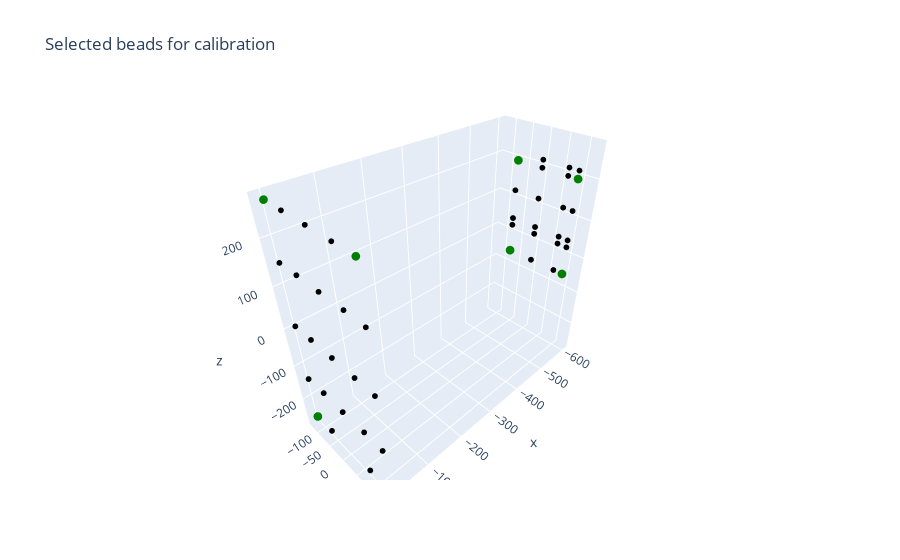
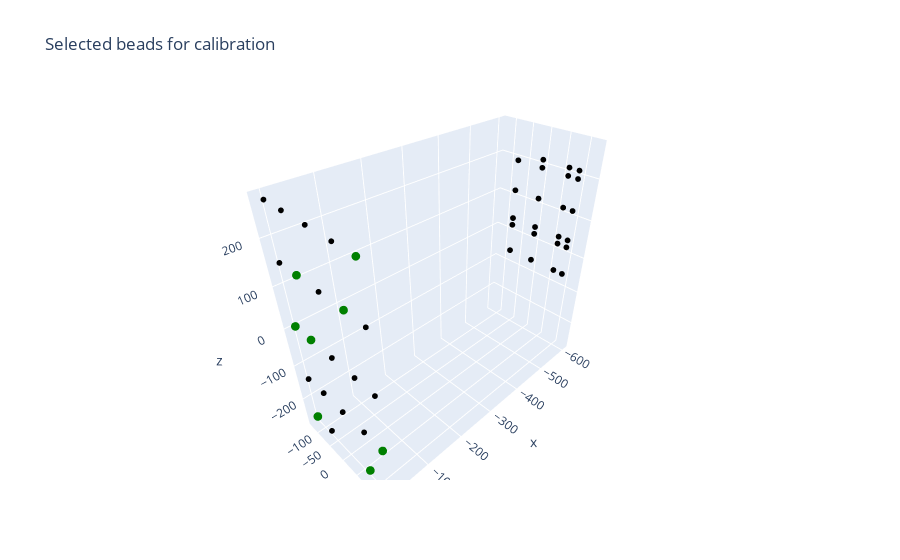
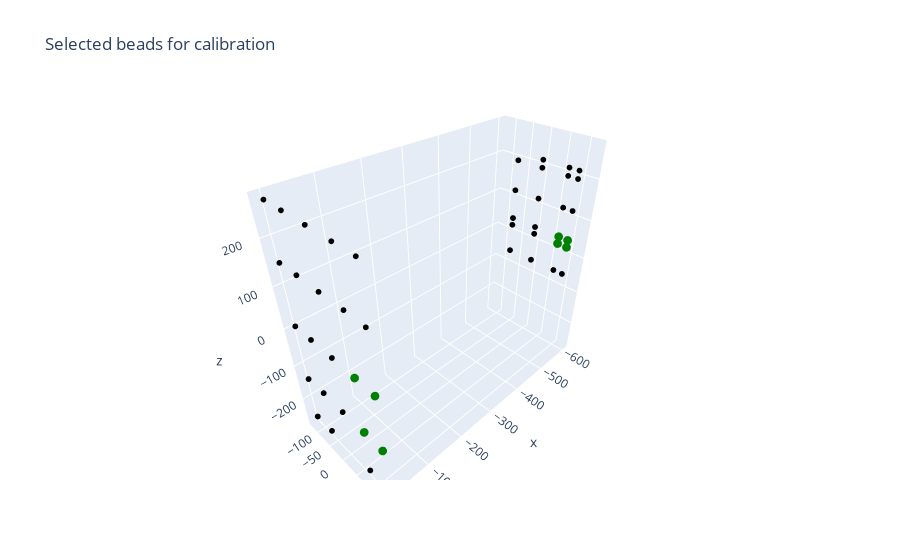
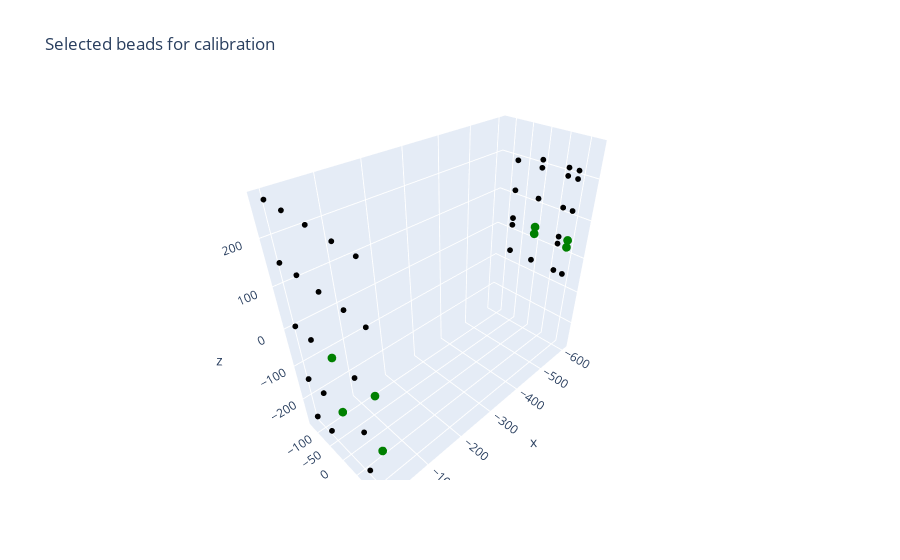

The notebook cell saved with these charts, in order:
### Markdown cell above
Here are 4 sets of 8 calibration beads. For each set, determine which one is which (same plate, small volume, medium volume, large volume) and plot calibration error curves.  
Don't hesitate to use the function `plot_selected_beads` from `spinetools.render`to vizualize the selected beads to sort out the subsets !

### Code cell
set_0 = ['A_1_6', 'A_4_6', 'A_1_2', 'A_4_2', 'B_1_5', 'B_5_5', 'B_1_1', 'B_5_1']
set_1 = ['B_1_1', 'B_2_2', 'B_4_2', 'B_5_3', 'B_1_4', 'B_2_5', 'B_4_3', 'B_5_5']
set_2 = ['A_1_4', 'A_2_4', 'A_1_5', 'A_2_5', 'B_1_3', 'B_2_3', 'B_1_4', 'B_2_4']
set_3 = ['A_1_4', 'A_3_4', 'A_1_5', 'A_3_5', 'B_1_3', 'B_3_3', 'B_1_4', 'B_3_4']

spinetools.render.plot_selected_beads(beads_data, set_0) # Large volume
spinetools.render.plot_selected_beads(beads_data, set_1) # Same plate
spinetools.render.plot_selected_beads(beads_data, set_2) # Small volume
spinetools.render.plot_selected_beads(beads_data, set_3) # Medium volume

large_volume, same_plate, small_volume, medium_volume = set_0, set_1, set_2, set_3

### Figure 1 — Plotly figure (JSON) as saved in the notebook; plotly's stock layout.template omitted (floating-point values rounded to 4 significant figures)
{"data": [{"marker": {"color": "black", "size": 2}, "mode": "markers", "name": "A_1_1", "showlegend": false, "type": "scatter3d", "x": [-602.6], "y": [95.54], "z": [213.6]}, {"marker": {"color": "green", "size": 3}, "mode": "markers", "name": "A_1_2", "showlegend": false, "type": "scatter3d", "x": [-602.7], "y": [95.4], "z": [194.4]}, {"marker": {"color": "black", "size": 2}, "mode": "markers", "name": "A_1_3", "showlegend": false, "type": "scatter3d", "x": [-602.7], "y": [95.11], "z": [117.7]}, {"marker": {"color": "black", "size": 2}, "mode": "markers", "name": "A_1_4", "showlegend": false, "type": "scatter3d", "x": [-603.0], "y": [94.82], "z": [40.95]}, {"marker": {"color": "black", "size": 2}, "mode": "markers", "name": "A_1_5", "showlegend": false, "type": "scatter3d", "x": [-603.1], "y": [94.73], "z": [21.71]}, {"marker": {"color": "green", "size": 3}, "mode": "markers", "name": "A_1_6", "showlegend": false, "type": "scatter3d", "x": [-603.3], "y": [94.47], "z": [-55.07]}, {"marker": {"color": "black", "size": 2}, "mode": "markers", "name": "A_2_1", "showlegend": false, "type": "scatter3d", "x": [-602.6], "y": [70.18], "z": [213.7]}, {"marker": {"color": "black", "size": 2}, "mode": "markers", "name": "A_2_2", "showlegend": false, "type": "scatter3d", "x": [-602.9], "y": [69.98], "z": [194.5]}, {"marker": {"color": "black", "size": 2}, "mode": "markers", "name": "A_2_3", "showlegend": false, "type": "scatter3d", "x": [-602.4], "y": [69.91], "z": [117.9]}, {"marker": {"color": "black", "size": 2}, "mode": "markers", "name": "A_2_4", "showlegend": false, "type": "scatter3d", "x": [-603.1], "y": [69.38], "z": [41.2]}, {"marker": {"color": "black", "size": 2}, "mode": "markers", "name": "A_2_5", "showlegend": false, "type": "scatter3d", "x": [-603.1], "y": [69.25], "z": [21.88]}, {"marker": {"color": "black", "size": 2}, "mode": "markers", "name": "A_2_6", "showlegend": false, "type": "scatter3d", "x": [-603.1], "y": [69.07], "z": [-54.9]}, {"marker": {"color": "black", "size": 2}, "mode": "markers", "name": "A_3_1", "showlegend": false, "type": "scatter3d", "x": [-602.4], "y": [0.285], "z": [214.0]}, {"marker": {"color": "black", "size": 2}, "mode": "markers", "name": "A_3_2", "showlegend": false, "type": "scatter3d", "x": [-602.7], "y": [0.105], "z": [194.9]}, {"marker": {"color": "black", "size": 2}, "mode": "markers", "name": "A_3_3", "showlegend": false, "type": "scatter3d", "x": [-602.7], "y": [-0.226], "z": [118.2]}, {"marker": {"color": "black", "size": 2}, "mode": "markers", "name": "A_3_4", "showlegend": false, "type": "scatter3d", "x": [-602.9], "y": [-0.611], "z": [41.57]}, {"marker": {"color": "black", "size": 2}, "mode": "markers", "name": "A_3_5", "showlegend": false, "type": "scatter3d", "x": [-603.0], "y": [-0.781], "z": [22.3]}, {"marker": {"color": "black", "size": 2}, "mode": "markers", "name": "A_3_6", "showlegend": false, "type": "scatter3d", "x": [-602.9], "y": [-1.131], "z": [-54.61]}, {"marker": {"color": "green", "size": 3}, "mode": "markers", "name": "A_4_2", "showlegend": false, "type": "scatter3d", "x": [-602.3], "y": [-69.58], "z": [195.3]}, {"marker": {"color": "black", "size": 2}, "mode": "markers", "name": "A_4_3", "showlegend": false, "type": "scatter3d", "x": [-601.9], "y": [-70.27], "z": [118.7]}, {"marker": {"color": "black", "size": 2}, "mode": "markers", "name": "A_4_4", "showlegend": false, "type": "scatter3d", "x": [-602.3], "y": [-70.53], "z": [41.97]}, {"marker": {"color": "black", "size": 2}, "mode": "markers", "name": "A_4_5", "showlegend": false, "type": "scatter3d", "x": [-602.3], "y": [-70.64], "z": [22.63]}, {"marker": {"color": "green", "size": 3}, "mode": "markers", "name": "A_4_6", "showlegend": false, "type": "scatter3d", "x": [-602.3], "y": [-71.15], "z": [-54.29]}, {"marker": {"color": "green", "size": 3}, "mode": "markers", "name": "B_1_1", "showlegend": false, "type": "scatter3d", "x": [-0.479], "y": [126.3], "z": [266.7]}, {"marker": {"color": "black", "size": 2}, "mode": "markers", "name": "B_1_2", "showlegend": false, "type": "scatter3d", "x": [-0.764], "y": [126.5], "z": [146.1]}, {"marker": {"color": "black", "size": 2}, "mode": "markers", "name": "B_1_3", "showlegend": false, "type": "scatter3d", "x": [0], "y": [126.6], "z": [0]}, {"marker": {"color": "black", "size": 2}, "mode": "markers", "name": "B_1_4", "showlegend": false, "type": "scatter3d", "x": [-0.044], "y": [126.9], "z": [-146.4]}, {"marker": {"color": "green", "size": 3}, "mode": "markers", "name": "B_1_5", "showlegend": false, "type": "scatter3d", "x": [0.349], "y": [127.1], "z": [-267.4]}, {"marker": {"color": "black", "size": 2}, "mode": "markers", "name": "B_2_1", "showlegend": false, "type": "scatter3d", "x": [-0.154], "y": [69.44], "z": [266.7]}, {"marker": {"color": "black", "size": 2}, "mode": "markers", "name": "B_2_2", "showlegend": false, "type": "scatter3d", "x": [-0.961], "y": [69.41], "z": [146.3]}, {"marker": {"color": "black", "size": 2}, "mode": "markers", "name": "B_2_3", "showlegend": false, "type": "scatter3d", "x": [-0.037], "y": [69.62], "z": [0.027]}, {"marker": {"color": "black", "size": 2}, "mode": "markers", "name": "B_2_4", "showlegend": false, "type": "scatter3d", "x": [-0.554], "y": [69.92], "z": [-146.3]}, {"marker": {"color": "black", "size": 2}, "mode": "markers", "name": "B_2_5", "showlegend": false, "type": "scatter3d", "x": [0.338], "y": [70.18], "z": [-267.5]}, {"marker": {"color": "black", "size": 2}, "mode": "markers", "name": "B_3_1", "showlegend": false, "type": "scatter3d", "x": [0], "y": [-0.042], "z": [266.7]}, {"marker": {"color": "black", "size": 2}, "mode": "markers", "name": "B_3_2", "showlegend": false, "type": "scatter3d", "x": [-0.295], "y": [-0.014], "z": [146.0]}, {"marker": {"color": "black", "size": 2}, "mode": "markers", "name": "B_3_3", "showlegend": false, "type": "scatter3d", "x": [0], "y": [0], "z": [0]}, {"marker": {"color": "black", "size": 2}, "mode": "markers", "name": "B_3_4", "showlegend": false, "type": "scatter3d", "x": [0.413], "y": [0.194], "z": [-146.5]}, {"marker": {"color": "black", "size": 2}, "mode": "markers", "name": "B_4_1", "showlegend": false, "type": "scatter3d", "x": [0.565], "y": [-69.56], "z": [266.7]}, {"marker": {"color": "black", "size": 2}, "mode": "markers", "name": "B_4_2", "showlegend": false, "type": "scatter3d", "x": [-0.039], "y": [-69.32], "z": [146.0]}, {"marker": {"color": "black", "size": 2}, "mode": "markers", "name": "B_4_3", "showlegend": false, "type": "scatter3d", "x": [0.645], "y": [-69.59], "z": [-0.045]}, {"marker": {"color": "black", "size": 2}, "mode": "markers", "name": "B_4_4", "showlegend": false, "type": "scatter3d", "x": [0.008], "y": [-69.27], "z": [-146.4]}, {"marker": {"color": "black", "size": 2}, "mode": "markers", "name": "B_4_5", "showlegend": false, "type": "scatter3d", "x": [1.019], "y": [-69.3], "z": [-267.7]}, {"marker": {"color": "green", "size": 3}, "mode": "markers", "name": "B_5_1", "showlegend": false, "type": "scatter3d", "x": [0.86], "y": [-126.4], "z": [266.7]}, {"marker": {"color": "black", "size": 2}, "mode": "markers", "name": "B_5_2", "showlegend": false, "type": "scatter3d", "x": [0.917], "y": [-126.4], "z": [146.0]}, {"marker": {"color": "black", "size": 2}, "mode": "markers", "name": "B_5_3", "showlegend": false, "type": "scatter3d", "x": [1.093], "y": [-126.5], "z": [-0.072]}, {"marker": {"color": "black", "size": 2}, "mode": "markers", "name": "B_5_4", "showlegend": false, "type": "scatter3d", "x": [1.142], "y": [-126.5], "z": [-146.5]}, {"marker": {"color": "green", "size": 3}, "mode": "markers", "name": "B_5_5", "showlegend": false, "type": "scatter3d", "x": [1.792], "y": [-126.4], "z": [-267.7]}], "layout": {"scene": {"aspectmode": "data"}, "title": {"text": "Selected beads for calibration"}}}

### Figure 2 — Plotly figure (JSON) as saved in the notebook; plotly's stock layout.template omitted (floating-point values rounded to 4 significant figures)
{"data": [{"marker": {"color": "black", "size": 2}, "mode": "markers", "name": "A_1_1", "showlegend": false, "type": "scatter3d", "x": [-602.6], "y": [95.54], "z": [213.6]}, {"marker": {"color": "black", "size": 2}, "mode": "markers", "name": "A_1_2", "showlegend": false, "type": "scatter3d", "x": [-602.7], "y": [95.4], "z": [194.4]}, {"marker": {"color": "black", "size": 2}, "mode": "markers", "name": "A_1_3", "showlegend": false, "type": "scatter3d", "x": [-602.7], "y": [95.11], "z": [117.7]}, {"marker": {"color": "black", "size": 2}, "mode": "markers", "name": "A_1_4", "showlegend": false, "type": "scatter3d", "x": [-603.0], "y": [94.82], "z": [40.95]}, {"marker": {"color": "black", "size": 2}, "mode": "markers", "name": "A_1_5", "showlegend": false, "type": "scatter3d", "x": [-603.1], "y": [94.73], "z": [21.71]}, {"marker": {"color": "black", "size": 2}, "mode": "markers", "name": "A_1_6", "showlegend": false, "type": "scatter3d", "x": [-603.3], "y": [94.47], "z": [-55.07]}, {"marker": {"color": "black", "size": 2}, "mode": "markers", "name": "A_2_1", "showlegend": false, "type": "scatter3d", "x": [-602.6], "y": [70.18], "z": [213.7]}, {"marker": {"color": "black", "size": 2}, "mode": "markers", "name": "A_2_2", "showlegend": false, "type": "scatter3d", "x": [-602.9], "y": [69.98], "z": [194.5]}, {"marker": {"color": "black", "size": 2}, "mode": "markers", "name": "A_2_3", "showlegend": false, "type": "scatter3d", "x": [-602.4], "y": [69.91], "z": [117.9]}, {"marker": {"color": "black", "size": 2}, "mode": "markers", "name": "A_2_4", "showlegend": false, "type": "scatter3d", "x": [-603.1], "y": [69.38], "z": [41.2]}, {"marker": {"color": "black", "size": 2}, "mode": "markers", "name": "A_2_5", "showlegend": false, "type": "scatter3d", "x": [-603.1], "y": [69.25], "z": [21.88]}, {"marker": {"color": "black", "size": 2}, "mode": "markers", "name": "A_2_6", "showlegend": false, "type": "scatter3d", "x": [-603.1], "y": [69.07], "z": [-54.9]}, {"marker": {"color": "black", "size": 2}, "mode": "markers", "name": "A_3_1", "showlegend": false, "type": "scatter3d", "x": [-602.4], "y": [0.285], "z": [214.0]}, {"marker": {"color": "black", "size": 2}, "mode": "markers", "name": "A_3_2", "showlegend": false, "type": "scatter3d", "x": [-602.7], "y": [0.105], "z": [194.9]}, {"marker": {"color": "black", "size": 2}, "mode": "markers", "name": "A_3_3", "showlegend": false, "type": "scatter3d", "x": [-602.7], "y": [-0.226], "z": [118.2]}, {"marker": {"color": "black", "size": 2}, "mode": "markers", "name": "A_3_4", "showlegend": false, "type": "scatter3d", "x": [-602.9], "y": [-0.611], "z": [41.57]}, {"marker": {"color": "black", "size": 2}, "mode": "markers", "name": "A_3_5", "showlegend": false, "type": "scatter3d", "x": [-603.0], "y": [-0.781], "z": [22.3]}, {"marker": {"color": "black", "size": 2}, "mode": "markers", "name": "A_3_6", "showlegend": false, "type": "scatter3d", "x": [-602.9], "y": [-1.131], "z": [-54.61]}, {"marker": {"color": "black", "size": 2}, "mode": "markers", "name": "A_4_2", "showlegend": false, "type": "scatter3d", "x": [-602.3], "y": [-69.58], "z": [195.3]}, {"marker": {"color": "black", "size": 2}, "mode": "markers", "name": "A_4_3", "showlegend": false, "type": "scatter3d", "x": [-601.9], "y": [-70.27], "z": [118.7]}, {"marker": {"color": "black", "size": 2}, "mode": "markers", "name": "A_4_4", "showlegend": false, "type": "scatter3d", "x": [-602.3], "y": [-70.53], "z": [41.97]}, {"marker": {"color": "black", "size": 2}, "mode": "markers", "name": "A_4_5", "showlegend": false, "type": "scatter3d", "x": [-602.3], "y": [-70.64], "z": [22.63]}, {"marker": {"color": "black", "size": 2}, "mode": "markers", "name": "A_4_6", "showlegend": false, "type": "scatter3d", "x": [-602.3], "y": [-71.15], "z": [-54.29]}, {"marker": {"color": "green", "size": 3}, "mode": "markers", "name": "B_1_1", "showlegend": false, "type": "scatter3d", "x": [-0.479], "y": [126.3], "z": [266.7]}, {"marker": {"color": "black", "size": 2}, "mode": "markers", "name": "B_1_2", "showlegend": false, "type": "scatter3d", "x": [-0.764], "y": [126.5], "z": [146.1]}, {"marker": {"color": "black", "size": 2}, "mode": "markers", "name": "B_1_3", "showlegend": false, "type": "scatter3d", "x": [0], "y": [126.6], "z": [0]}, {"marker": {"color": "green", "size": 3}, "mode": "markers", "name": "B_1_4", "showlegend": false, "type": "scatter3d", "x": [-0.044], "y": [126.9], "z": [-146.4]}, {"marker": {"color": "black", "size": 2}, "mode": "markers", "name": "B_1_5", "showlegend": false, "type": "scatter3d", "x": [0.349], "y": [127.1], "z": [-267.4]}, {"marker": {"color": "black", "size": 2}, "mode": "markers", "name": "B_2_1", "showlegend": false, "type": "scatter3d", "x": [-0.154], "y": [69.44], "z": [266.7]}, {"marker": {"color": "green", "size": 3}, "mode": "markers", "name": "B_2_2", "showlegend": false, "type": "scatter3d", "x": [-0.961], "y": [69.41], "z": [146.3]}, {"marker": {"color": "black", "size": 2}, "mode": "markers", "name": "B_2_3", "showlegend": false, "type": "scatter3d", "x": [-0.037], "y": [69.62], "z": [0.027]}, {"marker": {"color": "black", "size": 2}, "mode": "markers", "name": "B_2_4", "showlegend": false, "type": "scatter3d", "x": [-0.554], "y": [69.92], "z": [-146.3]}, {"marker": {"color": "green", "size": 3}, "mode": "markers", "name": "B_2_5", "showlegend": false, "type": "scatter3d", "x": [0.338], "y": [70.18], "z": [-267.5]}, {"marker": {"color": "black", "size": 2}, "mode": "markers", "name": "B_3_1", "showlegend": false, "type": "scatter3d", "x": [0], "y": [-0.042], "z": [266.7]}, {"marker": {"color": "black", "size": 2}, "mode": "markers", "name": "B_3_2", "showlegend": false, "type": "scatter3d", "x": [-0.295], "y": [-0.014], "z": [146.0]}, {"marker": {"color": "black", "size": 2}, "mode": "markers", "name": "B_3_3", "showlegend": false, "type": "scatter3d", "x": [0], "y": [0], "z": [0]}, {"marker": {"color": "black", "size": 2}, "mode": "markers", "name": "B_3_4", "showlegend": false, "type": "scatter3d", "x": [0.413], "y": [0.194], "z": [-146.5]}, {"marker": {"color": "black", "size": 2}, "mode": "markers", "name": "B_4_1", "showlegend": false, "type": "scatter3d", "x": [0.565], "y": [-69.56], "z": [266.7]}, {"marker": {"color": "green", "size": 3}, "mode": "markers", "name": "B_4_2", "showlegend": false, "type": "scatter3d", "x": [-0.039], "y": [-69.32], "z": [146.0]}, {"marker": {"color": "green", "size": 3}, "mode": "markers", "name": "B_4_3", "showlegend": false, "type": "scatter3d", "x": [0.645], "y": [-69.59], "z": [-0.045]}, {"marker": {"color": "black", "size": 2}, "mode": "markers", "name": "B_4_4", "showlegend": false, "type": "scatter3d", "x": [0.008], "y": [-69.27], "z": [-146.4]}, {"marker": {"color": "black", "size": 2}, "mode": "markers", "name": "B_4_5", "showlegend": false, "type": "scatter3d", "x": [1.019], "y": [-69.3], "z": [-267.7]}, {"marker": {"color": "black", "size": 2}, "mode": "markers", "name": "B_5_1", "showlegend": false, "type": "scatter3d", "x": [0.86], "y": [-126.4], "z": [266.7]}, {"marker": {"color": "black", "size": 2}, "mode": "markers", "name": "B_5_2", "showlegend": false, "type": "scatter3d", "x": [0.917], "y": [-126.4], "z": [146.0]}, {"marker": {"color": "green", "size": 3}, "mode": "markers", "name": "B_5_3", "showlegend": false, "type": "scatter3d", "x": [1.093], "y": [-126.5], "z": [-0.072]}, {"marker": {"color": "black", "size": 2}, "mode": "markers", "name": "B_5_4", "showlegend": false, "type": "scatter3d", "x": [1.142], "y": [-126.5], "z": [-146.5]}, {"marker": {"color": "green", "size": 3}, "mode": "markers", "name": "B_5_5", "showlegend": false, "type": "scatter3d", "x": [1.792], "y": [-126.4], "z": [-267.7]}], "layout": {"scene": {"aspectmode": "data"}, "title": {"text": "Selected beads for calibration"}}}

### Figure 3 — Plotly figure (JSON) as saved in the notebook; plotly's stock layout.template omitted (floating-point values rounded to 4 significant figures)
{"data": [{"marker": {"color": "black", "size": 2}, "mode": "markers", "name": "A_1_1", "showlegend": false, "type": "scatter3d", "x": [-602.6], "y": [95.54], "z": [213.6]}, {"marker": {"color": "black", "size": 2}, "mode": "markers", "name": "A_1_2", "showlegend": false, "type": "scatter3d", "x": [-602.7], "y": [95.4], "z": [194.4]}, {"marker": {"color": "black", "size": 2}, "mode": "markers", "name": "A_1_3", "showlegend": false, "type": "scatter3d", "x": [-602.7], "y": [95.11], "z": [117.7]}, {"marker": {"color": "green", "size": 3}, "mode": "markers", "name": "A_1_4", "showlegend": false, "type": "scatter3d", "x": [-603.0], "y": [94.82], "z": [40.95]}, {"marker": {"color": "green", "size": 3}, "mode": "markers", "name": "A_1_5", "showlegend": false, "type": "scatter3d", "x": [-603.1], "y": [94.73], "z": [21.71]}, {"marker": {"color": "black", "size": 2}, "mode": "markers", "name": "A_1_6", "showlegend": false, "type": "scatter3d", "x": [-603.3], "y": [94.47], "z": [-55.07]}, {"marker": {"color": "black", "size": 2}, "mode": "markers", "name": "A_2_1", "showlegend": false, "type": "scatter3d", "x": [-602.6], "y": [70.18], "z": [213.7]}, {"marker": {"color": "black", "size": 2}, "mode": "markers", "name": "A_2_2", "showlegend": false, "type": "scatter3d", "x": [-602.9], "y": [69.98], "z": [194.5]}, {"marker": {"color": "black", "size": 2}, "mode": "markers", "name": "A_2_3", "showlegend": false, "type": "scatter3d", "x": [-602.4], "y": [69.91], "z": [117.9]}, {"marker": {"color": "green", "size": 3}, "mode": "markers", "name": "A_2_4", "showlegend": false, "type": "scatter3d", "x": [-603.1], "y": [69.38], "z": [41.2]}, {"marker": {"color": "green", "size": 3}, "mode": "markers", "name": "A_2_5", "showlegend": false, "type": "scatter3d", "x": [-603.1], "y": [69.25], "z": [21.88]}, {"marker": {"color": "black", "size": 2}, "mode": "markers", "name": "A_2_6", "showlegend": false, "type": "scatter3d", "x": [-603.1], "y": [69.07], "z": [-54.9]}, {"marker": {"color": "black", "size": 2}, "mode": "markers", "name": "A_3_1", "showlegend": false, "type": "scatter3d", "x": [-602.4], "y": [0.285], "z": [214.0]}, {"marker": {"color": "black", "size": 2}, "mode": "markers", "name": "A_3_2", "showlegend": false, "type": "scatter3d", "x": [-602.7], "y": [0.105], "z": [194.9]}, {"marker": {"color": "black", "size": 2}, "mode": "markers", "name": "A_3_3", "showlegend": false, "type": "scatter3d", "x": [-602.7], "y": [-0.226], "z": [118.2]}, {"marker": {"color": "black", "size": 2}, "mode": "markers", "name": "A_3_4", "showlegend": false, "type": "scatter3d", "x": [-602.9], "y": [-0.611], "z": [41.57]}, {"marker": {"color": "black", "size": 2}, "mode": "markers", "name": "A_3_5", "showlegend": false, "type": "scatter3d", "x": [-603.0], "y": [-0.781], "z": [22.3]}, {"marker": {"color": "black", "size": 2}, "mode": "markers", "name": "A_3_6", "showlegend": false, "type": "scatter3d", "x": [-602.9], "y": [-1.131], "z": [-54.61]}, {"marker": {"color": "black", "size": 2}, "mode": "markers", "name": "A_4_2", "showlegend": false, "type": "scatter3d", "x": [-602.3], "y": [-69.58], "z": [195.3]}, {"marker": {"color": "black", "size": 2}, "mode": "markers", "name": "A_4_3", "showlegend": false, "type": "scatter3d", "x": [-601.9], "y": [-70.27], "z": [118.7]}, {"marker": {"color": "black", "size": 2}, "mode": "markers", "name": "A_4_4", "showlegend": false, "type": "scatter3d", "x": [-602.3], "y": [-70.53], "z": [41.97]}, {"marker": {"color": "black", "size": 2}, "mode": "markers", "name": "A_4_5", "showlegend": false, "type": "scatter3d", "x": [-602.3], "y": [-70.64], "z": [22.63]}, {"marker": {"color": "black", "size": 2}, "mode": "markers", "name": "A_4_6", "showlegend": false, "type": "scatter3d", "x": [-602.3], "y": [-71.15], "z": [-54.29]}, {"marker": {"color": "black", "size": 2}, "mode": "markers", "name": "B_1_1", "showlegend": false, "type": "scatter3d", "x": [-0.479], "y": [126.3], "z": [266.7]}, {"marker": {"color": "black", "size": 2}, "mode": "markers", "name": "B_1_2", "showlegend": false, "type": "scatter3d", "x": [-0.764], "y": [126.5], "z": [146.1]}, {"marker": {"color": "green", "size": 3}, "mode": "markers", "name": "B_1_3", "showlegend": false, "type": "scatter3d", "x": [0], "y": [126.6], "z": [0]}, {"marker": {"color": "green", "size": 3}, "mode": "markers", "name": "B_1_4", "showlegend": false, "type": "scatter3d", "x": [-0.044], "y": [126.9], "z": [-146.4]}, {"marker": {"color": "black", "size": 2}, "mode": "markers", "name": "B_1_5", "showlegend": false, "type": "scatter3d", "x": [0.349], "y": [127.1], "z": [-267.4]}, {"marker": {"color": "black", "size": 2}, "mode": "markers", "name": "B_2_1", "showlegend": false, "type": "scatter3d", "x": [-0.154], "y": [69.44], "z": [266.7]}, {"marker": {"color": "black", "size": 2}, "mode": "markers", "name": "B_2_2", "showlegend": false, "type": "scatter3d", "x": [-0.961], "y": [69.41], "z": [146.3]}, {"marker": {"color": "green", "size": 3}, "mode": "markers", "name": "B_2_3", "showlegend": false, "type": "scatter3d", "x": [-0.037], "y": [69.62], "z": [0.027]}, {"marker": {"color": "green", "size": 3}, "mode": "markers", "name": "B_2_4", "showlegend": false, "type": "scatter3d", "x": [-0.554], "y": [69.92], "z": [-146.3]}, {"marker": {"color": "black", "size": 2}, "mode": "markers", "name": "B_2_5", "showlegend": false, "type": "scatter3d", "x": [0.338], "y": [70.18], "z": [-267.5]}, {"marker": {"color": "black", "size": 2}, "mode": "markers", "name": "B_3_1", "showlegend": false, "type": "scatter3d", "x": [0], "y": [-0.042], "z": [266.7]}, {"marker": {"color": "black", "size": 2}, "mode": "markers", "name": "B_3_2", "showlegend": false, "type": "scatter3d", "x": [-0.295], "y": [-0.014], "z": [146.0]}, {"marker": {"color": "black", "size": 2}, "mode": "markers", "name": "B_3_3", "showlegend": false, "type": "scatter3d", "x": [0], "y": [0], "z": [0]}, {"marker": {"color": "black", "size": 2}, "mode": "markers", "name": "B_3_4", "showlegend": false, "type": "scatter3d", "x": [0.413], "y": [0.194], "z": [-146.5]}, {"marker": {"color": "black", "size": 2}, "mode": "markers", "name": "B_4_1", "showlegend": false, "type": "scatter3d", "x": [0.565], "y": [-69.56], "z": [266.7]}, {"marker": {"color": "black", "size": 2}, "mode": "markers", "name": "B_4_2", "showlegend": false, "type": "scatter3d", "x": [-0.039], "y": [-69.32], "z": [146.0]}, {"marker": {"color": "black", "size": 2}, "mode": "markers", "name": "B_4_3", "showlegend": false, "type": "scatter3d", "x": [0.645], "y": [-69.59], "z": [-0.045]}, {"marker": {"color": "black", "size": 2}, "mode": "markers", "name": "B_4_4", "showlegend": false, "type": "scatter3d", "x": [0.008], "y": [-69.27], "z": [-146.4]}, {"marker": {"color": "black", "size": 2}, "mode": "markers", "name": "B_4_5", "showlegend": false, "type": "scatter3d", "x": [1.019], "y": [-69.3], "z": [-267.7]}, {"marker": {"color": "black", "size": 2}, "mode": "markers", "name": "B_5_1", "showlegend": false, "type": "scatter3d", "x": [0.86], "y": [-126.4], "z": [266.7]}, {"marker": {"color": "black", "size": 2}, "mode": "markers", "name": "B_5_2", "showlegend": false, "type": "scatter3d", "x": [0.917], "y": [-126.4], "z": [146.0]}, {"marker": {"color": "black", "size": 2}, "mode": "markers", "name": "B_5_3", "showlegend": false, "type": "scatter3d", "x": [1.093], "y": [-126.5], "z": [-0.072]}, {"marker": {"color": "black", "size": 2}, "mode": "markers", "name": "B_5_4", "showlegend": false, "type": "scatter3d", "x": [1.142], "y": [-126.5], "z": [-146.5]}, {"marker": {"color": "black", "size": 2}, "mode": "markers", "name": "B_5_5", "showlegend": false, "type": "scatter3d", "x": [1.792], "y": [-126.4], "z": [-267.7]}], "layout": {"scene": {"aspectmode": "data"}, "title": {"text": "Selected beads for calibration"}}}

### Figure 4 — Plotly figure (JSON) as saved in the notebook; plotly's stock layout.template omitted (floating-point values rounded to 4 significant figures)
{"data": [{"marker": {"color": "black", "size": 2}, "mode": "markers", "name": "A_1_1", "showlegend": false, "type": "scatter3d", "x": [-602.6], "y": [95.54], "z": [213.6]}, {"marker": {"color": "black", "size": 2}, "mode": "markers", "name": "A_1_2", "showlegend": false, "type": "scatter3d", "x": [-602.7], "y": [95.4], "z": [194.4]}, {"marker": {"color": "black", "size": 2}, "mode": "markers", "name": "A_1_3", "showlegend": false, "type": "scatter3d", "x": [-602.7], "y": [95.11], "z": [117.7]}, {"marker": {"color": "green", "size": 3}, "mode": "markers", "name": "A_1_4", "showlegend": false, "type": "scatter3d", "x": [-603.0], "y": [94.82], "z": [40.95]}, {"marker": {"color": "green", "size": 3}, "mode": "markers", "name": "A_1_5", "showlegend": false, "type": "scatter3d", "x": [-603.1], "y": [94.73], "z": [21.71]}, {"marker": {"color": "black", "size": 2}, "mode": "markers", "name": "A_1_6", "showlegend": false, "type": "scatter3d", "x": [-603.3], "y": [94.47], "z": [-55.07]}, {"marker": {"color": "black", "size": 2}, "mode": "markers", "name": "A_2_1", "showlegend": false, "type": "scatter3d", "x": [-602.6], "y": [70.18], "z": [213.7]}, {"marker": {"color": "black", "size": 2}, "mode": "markers", "name": "A_2_2", "showlegend": false, "type": "scatter3d", "x": [-602.9], "y": [69.98], "z": [194.5]}, {"marker": {"color": "black", "size": 2}, "mode": "markers", "name": "A_2_3", "showlegend": false, "type": "scatter3d", "x": [-602.4], "y": [69.91], "z": [117.9]}, {"marker": {"color": "black", "size": 2}, "mode": "markers", "name": "A_2_4", "showlegend": false, "type": "scatter3d", "x": [-603.1], "y": [69.38], "z": [41.2]}, {"marker": {"color": "black", "size": 2}, "mode": "markers", "name": "A_2_5", "showlegend": false, "type": "scatter3d", "x": [-603.1], "y": [69.25], "z": [21.88]}, {"marker": {"color": "black", "size": 2}, "mode": "markers", "name": "A_2_6", "showlegend": false, "type": "scatter3d", "x": [-603.1], "y": [69.07], "z": [-54.9]}, {"marker": {"color": "black", "size": 2}, "mode": "markers", "name": "A_3_1", "showlegend": false, "type": "scatter3d", "x": [-602.4], "y": [0.285], "z": [214.0]}, {"marker": {"color": "black", "size": 2}, "mode": "markers", "name": "A_3_2", "showlegend": false, "type": "scatter3d", "x": [-602.7], "y": [0.105], "z": [194.9]}, {"marker": {"color": "black", "size": 2}, "mode": "markers", "name": "A_3_3", "showlegend": false, "type": "scatter3d", "x": [-602.7], "y": [-0.226], "z": [118.2]}, {"marker": {"color": "green", "size": 3}, "mode": "markers", "name": "A_3_4", "showlegend": false, "type": "scatter3d", "x": [-602.9], "y": [-0.611], "z": [41.57]}, {"marker": {"color": "green", "size": 3}, "mode": "markers", "name": "A_3_5", "showlegend": false, "type": "scatter3d", "x": [-603.0], "y": [-0.781], "z": [22.3]}, {"marker": {"color": "black", "size": 2}, "mode": "markers", "name": "A_3_6", "showlegend": false, "type": "scatter3d", "x": [-602.9], "y": [-1.131], "z": [-54.61]}, {"marker": {"color": "black", "size": 2}, "mode": "markers", "name": "A_4_2", "showlegend": false, "type": "scatter3d", "x": [-602.3], "y": [-69.58], "z": [195.3]}, {"marker": {"color": "black", "size": 2}, "mode": "markers", "name": "A_4_3", "showlegend": false, "type": "scatter3d", "x": [-601.9], "y": [-70.27], "z": [118.7]}, {"marker": {"color": "black", "size": 2}, "mode": "markers", "name": "A_4_4", "showlegend": false, "type": "scatter3d", "x": [-602.3], "y": [-70.53], "z": [41.97]}, {"marker": {"color": "black", "size": 2}, "mode": "markers", "name": "A_4_5", "showlegend": false, "type": "scatter3d", "x": [-602.3], "y": [-70.64], "z": [22.63]}, {"marker": {"color": "black", "size": 2}, "mode": "markers", "name": "A_4_6", "showlegend": false, "type": "scatter3d", "x": [-602.3], "y": [-71.15], "z": [-54.29]}, {"marker": {"color": "black", "size": 2}, "mode": "markers", "name": "B_1_1", "showlegend": false, "type": "scatter3d", "x": [-0.479], "y": [126.3], "z": [266.7]}, {"marker": {"color": "black", "size": 2}, "mode": "markers", "name": "B_1_2", "showlegend": false, "type": "scatter3d", "x": [-0.764], "y": [126.5], "z": [146.1]}, {"marker": {"color": "green", "size": 3}, "mode": "markers", "name": "B_1_3", "showlegend": false, "type": "scatter3d", "x": [0], "y": [126.6], "z": [0]}, {"marker": {"color": "green", "size": 3}, "mode": "markers", "name": "B_1_4", "showlegend": false, "type": "scatter3d", "x": [-0.044], "y": [126.9], "z": [-146.4]}, {"marker": {"color": "black", "size": 2}, "mode": "markers", "name": "B_1_5", "showlegend": false, "type": "scatter3d", "x": [0.349], "y": [127.1], "z": [-267.4]}, {"marker": {"color": "black", "size": 2}, "mode": "markers", "name": "B_2_1", "showlegend": false, "type": "scatter3d", "x": [-0.154], "y": [69.44], "z": [266.7]}, {"marker": {"color": "black", "size": 2}, "mode": "markers", "name": "B_2_2", "showlegend": false, "type": "scatter3d", "x": [-0.961], "y": [69.41], "z": [146.3]}, {"marker": {"color": "black", "size": 2}, "mode": "markers", "name": "B_2_3", "showlegend": false, "type": "scatter3d", "x": [-0.037], "y": [69.62], "z": [0.027]}, {"marker": {"color": "black", "size": 2}, "mode": "markers", "name": "B_2_4", "showlegend": false, "type": "scatter3d", "x": [-0.554], "y": [69.92], "z": [-146.3]}, {"marker": {"color": "black", "size": 2}, "mode": "markers", "name": "B_2_5", "showlegend": false, "type": "scatter3d", "x": [0.338], "y": [70.18], "z": [-267.5]}, {"marker": {"color": "black", "size": 2}, "mode": "markers", "name": "B_3_1", "showlegend": false, "type": "scatter3d", "x": [0], "y": [-0.042], "z": [266.7]}, {"marker": {"color": "black", "size": 2}, "mode": "markers", "name": "B_3_2", "showlegend": false, "type": "scatter3d", "x": [-0.295], "y": [-0.014], "z": [146.0]}, {"marker": {"color": "green", "size": 3}, "mode": "markers", "name": "B_3_3", "showlegend": false, "type": "scatter3d", "x": [0], "y": [0], "z": [0]}, {"marker": {"color": "green", "size": 3}, "mode": "markers", "name": "B_3_4", "showlegend": false, "type": "scatter3d", "x": [0.413], "y": [0.194], "z": [-146.5]}, {"marker": {"color": "black", "size": 2}, "mode": "markers", "name": "B_4_1", "showlegend": false, "type": "scatter3d", "x": [0.565], "y": [-69.56], "z": [266.7]}, {"marker": {"color": "black", "size": 2}, "mode": "markers", "name": "B_4_2", "showlegend": false, "type": "scatter3d", "x": [-0.039], "y": [-69.32], "z": [146.0]}, {"marker": {"color": "black", "size": 2}, "mode": "markers", "name": "B_4_3", "showlegend": false, "type": "scatter3d", "x": [0.645], "y": [-69.59], "z": [-0.045]}, {"marker": {"color": "black", "size": 2}, "mode": "markers", "name": "B_4_4", "showlegend": false, "type": "scatter3d", "x": [0.008], "y": [-69.27], "z": [-146.4]}, {"marker": {"color": "black", "size": 2}, "mode": "markers", "name": "B_4_5", "showlegend": false, "type": "scatter3d", "x": [1.019], "y": [-69.3], "z": [-267.7]}, {"marker": {"color": "black", "size": 2}, "mode": "markers", "name": "B_5_1", "showlegend": false, "type": "scatter3d", "x": [0.86], "y": [-126.4], "z": [266.7]}, {"marker": {"color": "black", "size": 2}, "mode": "markers", "name": "B_5_2", "showlegend": false, "type": "scatter3d", "x": [0.917], "y": [-126.4], "z": [146.0]}, {"marker": {"color": "black", "size": 2}, "mode": "markers", "name": "B_5_3", "showlegend": false, "type": "scatter3d", "x": [1.093], "y": [-126.5], "z": [-0.072]}, {"marker": {"color": "black", "size": 2}, "mode": "markers", "name": "B_5_4", "showlegend": false, "type": "scatter3d", "x": [1.142], "y": [-126.5], "z": [-146.5]}, {"marker": {"color": "black", "size": 2}, "mode": "markers", "name": "B_5_5", "showlegend": false, "type": "scatter3d", "x": [1.792], "y": [-126.4], "z": [-267.7]}], "layout": {"scene": {"aspectmode": "data"}, "title": {"text": "Selected beads for calibration"}}}
